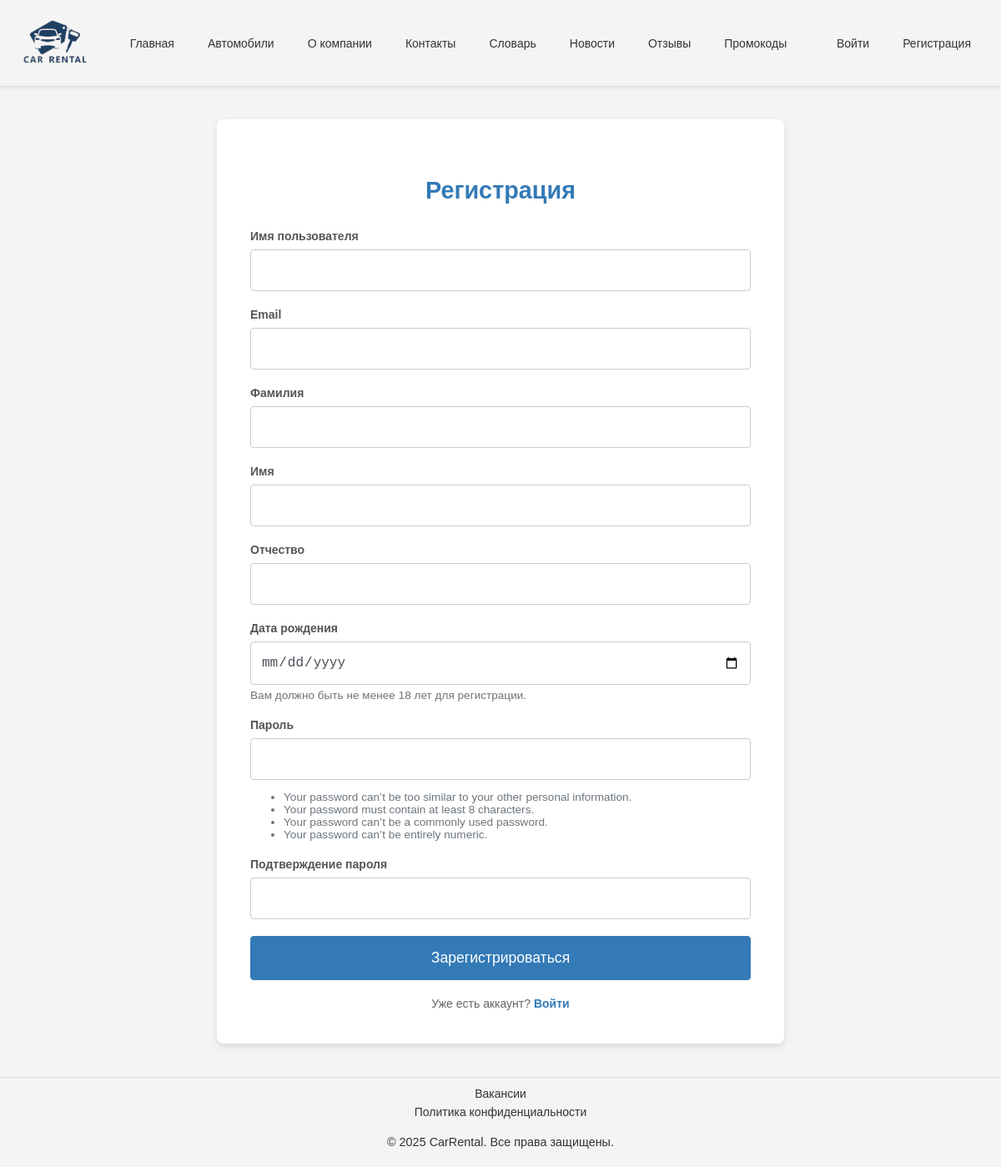
Screenshot of /auth/register/ with the database file from the repository.
### content/models.py (models this page shows, shortened)
class CompanyInfo(models.Model):
    name = models.CharField(max_length=100, verbose_name='Название компании')
    description = models.TextField(verbose_name='Описание')
    address = models.CharField(max_length=255, verbose_name='Адрес')
    phone = models.CharField(max_length=20, verbose_name='Телефон')
    email = models.EmailField(verbose_name='Email')
    logo = models.ImageField(upload_to='company/', blank=True, null=True, verbose_name='Логотип')
    working_hours = models.CharField(max_length=100, verbose_name='Часы работы')
    video_url = models.URLField(blank=True, null=True, verbose_name='Видео о компании')
    history = models.TextField(blank=True, null=True, verbose_name='История компании')
    requisites = models.TextField(blank=True, null=True, verbose_name='Реквизиты')
    certificate_issue_date = models.DateField(blank=True, null=True, verbose_name='Дата выдачи сертификата')
    certificate_expiry_date = models.DateField(blank=True, null=True, verbose_name='Дата окончания сертификата')
    class Meta:
        verbose_name = 'Информация о компании'
        verbose_name_plural = 'Информация о компании'

### authentication/views.py (the view, shortened to what this page needs)
# urls.py: path('register/', views.RegisterView.as_view(), name='register'),
class RegisterView(FormView):
    template_name = 'carrental/auth/register.html'
    form_class = RegisterForm
    success_url = reverse_lazy('home')

### authentication/forms.py (shortened to what this page needs)
class RegisterForm(UserCreationForm):
    username = forms.CharField(required=True, label='Имя пользователя')
    email = forms.EmailField(required=True, label='Email')
    date_of_birth = forms.DateField(
        required=True,
        label='Дата рождения',
        widget=forms.DateInput(attrs={'type': 'date'}),
        help_text='Вам должно быть не менее 18 лет для регистрации.'
    )
    class Meta:
        model = User
        fields = ('username', 'email', 'first_name', 'last_name', 'middle_name', 'date_of_birth', 'password1', 'password2')
    def __init__(self, *args, **kwargs):
        super().__init__(*args, **kwargs)
        self.fields['password1'].label = 'Пароль'
        self.fields['password2'].label = 'Подтверждение пароля'
        self.fields['first_name'].label = 'Имя'
        self.fields['first_name'].required = True
        self.fields['last_name'].label = 'Фамилия'
        self.fields['last_name'].required = True
        self.fields['middle_name'].label = 'Отчество'
        for field_name, field in self.fields.items():
            field.widget.attrs['class'] = 'form-control'

### authentication/context_processors.py (called while the page is built, shortened)
def user_role(request):
    context = {}
    return context

### content/context_processors.py (called while the page is built)
def company_info(request):
    try:
        info = CompanyInfo.objects.first()
    except CompanyInfo.DoesNotExist:
        info = None
    return {'company_info': info}

### templates/carrental/auth/register.html (shortened to what this page needs)
{% extends 'base.html' %}
{% load static %}
{% block content %}
<div class="register-page">
    <div class="register-container">
        <h3>Регистрация</h3>
        <form method="post" novalidate>
            <div class="form-group">
                <label for="{{ form.username.id_for_label }}">{{ form.username.label }}</label>
                {{ form.username }}
            </div>
            <div class="form-group">
                <label for="{{ form.email.id_for_label }}">{{ form.email.label }}</label>
                {{ form.email }}
            </div>
            <div class="form-group">
                <label for="{{ form.last_name.id_for_label }}">{{ form.last_name.label }}</label>
                {{ form.last_name }}
            </div>
            <div class="form-group">
                <label for="{{ form.first_name.id_for_label }}">{{ form.first_name.label }}</label>
                {{ form.first_name }}
            </div>
            <div class="form-group">
                <label for="{{ form.middle_name.id_for_label }}">{{ form.middle_name.label }}</label>
                {{ form.middle_name }}
            </div>
            <div class="form-group">
                <label for="{{ form.date_of_birth.id_for_label }}">{{ form.date_of_birth.label }}</label>
                {{ form.date_of_birth }}
                {% if form.date_of_birth.help_text %}
                    <div class="help-text">{{ form.date_of_birth.help_text|safe }}</div>
                {% endif %}
            </div>
            <div class="form-group">
                <label for="{{ form.password1.id_for_label }}">{{ form.password1.label }}</label>
                {{ form.password1 }}
                {% if form.password1.help_text %}
                    <div class="help-text">{{ form.password1.help_text|safe }}</div>
                {% endif %}
            </div>
            <div class="form-group">
                <label for="{{ form.password2.id_for_label }}">{{ form.password2.label }}</label>
                {{ form.password2 }}
            </div>
            <div class="form-group">
                <button type="submit" class="btn btn-primary">Зарегистрироваться</button>
            </div>
        </form>
        <div class="register-footer">
            <p>Уже есть аккаунт? <a href="{% url 'login' %}">Войти</a></p>
        </div>
    </div>
</div>
{% endblock %}

### templates/base.html (shortened to what this page needs)
{% load static %}
<!DOCTYPE html>
<html lang="ru">
<head>
    <link rel="stylesheet" href="{% static 'css/main.css' %}" type="text/css">
</head>
<body>
<header class="nav-header">
    <nav>
        <a href="{% url 'home' %}">
            {% if company_info.logo %}
                <img class="nav-logo" src="{{ company_info.logo.url }}" alt="{{ company_info.name }} Logo" height="100">
            {% else %}
                {{ company_info.name|default:'Автопрокат' }}
            {% endif %}
        </a>
        <ul>
            <li><a href="{% url 'home' %}">Главная</a></li>
            <li><a href="{% url 'vehicle_list' %}">Автомобили</a></li>
            <li><a href="{% url 'about' %}">О компании</a></li>
            <li><a href="{% url 'contacts' %}">Контакты</a></li>
            <li><a href="{% url 'glossary' %}">Словарь</a></li>
            <li><a href="{% url 'news_list' %}">Новости</a></li>
            <li><a href="{% url 'review_list' %}">Отзывы</a></li>
            <li><a href="{% url 'promocode_list' %}">Промокоды</a></li>
        </ul>
        <ul>
            {% if user.is_authenticated %}
                <li><a href="{% url 'profile' %}">{{ user.username }}</a></li>
                <li><a href="{% url 'logout' %}">Выйти</a></li>
            {% else %}
                <li><a href="{% url 'login' %}">Войти</a></li>
                <li><a href="{% url 'register' %}">Регистрация</a></li>
            {% endif %}
        </ul>
    </nav>
</header>
<main>
    {% block content %}{% endblock %}
</main>
<footer>
    <div>
        <a class="footer_ref" href="{% url 'vacancy_list' %}">Вакансии</a>
        <a class="footer_ref" href="{% url 'privacy_policy' %}">Политика конфиденциальности</a>
        <p>&copy; 2025 {{ company_info.name|default:'Автопрокат' }}. Все права защищены.</p>
    </div>
</footer>
</body>
</html>

### static/css/base/_base.css (style rules this page uses)
html { height: 100%; }
body { display: flex; flex-direction: column; min-height: 100vh; font-family: var(--font-family); font-size: 14px; margin: 0; }
main { flex: 1; display: flex; flex-direction: column; }
h1, h2, h3 { font-weight: 600; margin-bottom: 1rem; color: #325a85; }

### static/css/base/_variables.css (style rules this page uses)
:root { --primary-color: #337ab7; --secondary-color: #f4f4f4; --text-color: #333; --background-color: #fff; --font-family: "Montserrat Medium", sans-serif; }

### static/css/layout/_header.css (style rules this page uses)
.nav-header { position: sticky; top: 0; z-index: 1000; background-color: var(--secondary-color); box-shadow: 0 2px 4px rgba(0, 0, 0, 0.1); }
.nav-logo { display: inline-block; transition: transform 0.3s ease-in-out; }

### static/css/layout/_footer.css (style rules this page uses)
footer { background-color: var(--secondary-color); color: var(--text-color); padding: 0.5rem 0; text-align: center; margin-top: auto; border-top: 1px solid #ddd; }
footer div { display: flex; flex-direction: column; align-items: center; justify-content: center; }
footer .footer_ref { color: var(--text-color); text-decoration: none; margin: 0.2rem 1rem; transition: color 0.3s ease; }
footer p { margin-top: 1rem; font-size: 0.9rem; }

### static/css/components/_buttons.css (style rules this page uses)
.btn { display: inline-block; font-weight: 400; text-align: center; vertical-align: middle; cursor: pointer; user-select: none; background-color: transparent; border: 1px solid transparent; padding: 0.5rem 1rem; font-size: 1rem; border-radius: 4px; transition: all 0.2s ease-in-out; text-decoration: none; font-family: inherit; line-height: 1.5; }
.btn-primary { color: #fff; background-color: var(--primary-color); border-color: var(--primary-color); }

### static/css/components/_navbar.css (style rules this page uses)
nav { display: flex; justify-content: space-between; align-items: center; padding: 0 1rem; }
nav ul { display: flex; list-style: none; margin: 0; padding: 0; flex-wrap: wrap; justify-content: center; }
nav ul li { margin: 0 0.25rem; }
nav ul li a { text-decoration: none; color: var(--text-color); padding: 0.5rem 1rem; border-radius: 4px; transition: all 0.3s ease; }

### static/css/components/_forms.css (style rules this page uses)
.form-group { margin-bottom: 1.5rem; }
.form-group input[type="text"], .form-group input[type="email"], .form-group input[type="password"], .form-group input[type="number"], .form-group input[type="file"], .form-group input[type="url"], .form-group input[type="date"], .form-group textarea, .form-group select { width: 100%; padding: 0.75rem 1rem; font-size: 1rem; line-height: 1.5; color: #495057; background-color: #fff; background-clip: padding-box; border: 1px solid #ced4da; border-radius: 4px; transition: border-color 0.15s ease-in-out, box-shadow 0.15s ease-in-out; box-sizing: border-box; }

### static/css/pages/_register.css (style rules this page uses)
.register-page { display: flex; justify-content: center; align-items: center; padding: 40px 20px; background-color: #f4f4f4; flex: 1; }
.register-container { background-color: #fff; padding: 40px; border-radius: 8px; box-shadow: 0 4px 8px rgba(0,0,0,0.1); width: 100%; max-width: 600px; }
.register-container h3 { text-align: center; margin-bottom: 30px; color: var(--primary-color); font-size: 1.8rem; }
.register-container .form-group { margin-bottom: 20px; }
.register-container label { display: block; margin-bottom: 8px; font-weight: bold; color: #555; }
.register-container input[type="text"], .register-container input[type="password"], .register-container input[type="email"], .register-container input[type="date"] { width: 100%; padding: 12px; border: 1px solid #ccc; border-radius: 4px; box-sizing: border-box; transition: border-color 0.3s; }
.register-container .btn-primary { width: 100%; padding: 12px; font-size: 1.1rem; }
.register-container .help-text { font-size: 0.85rem; color: #6c757d; margin-top: 5px; }
.register-footer { text-align: center; margin-top: 20px; }
.register-footer p { margin: 0; color: #666; }
.register-footer a { color: var(--primary-color); text-decoration: none; font-weight: bold; }

### static/css/pages/_rental_return_form.css (style rules this page uses)
.form-control { width: 100%; padding: 0.5rem; border: 1px solid #ccc; border-radius: 4px; }

### rows the page displays
CompanyInfo: logo (picture), name "CarRental"
